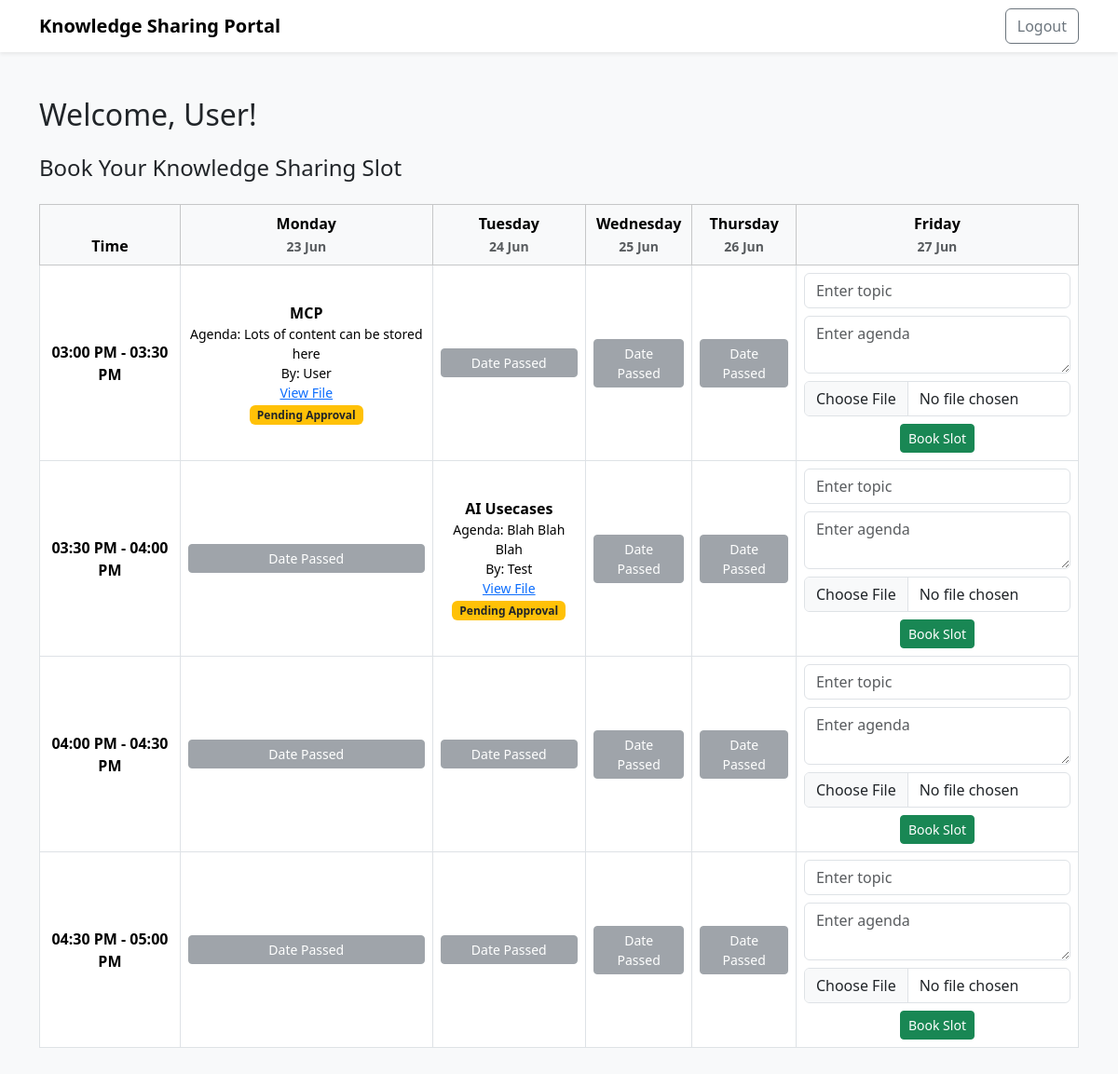
/dashboard (signed in), run on the app's committed database.
### tables this page shows
CREATE TABLE users (
        id INTEGER PRIMARY KEY AUTOINCREMENT,
        name TEXT NOT NULL,
        email TEXT UNIQUE NOT NULL,
        password TEXT NOT NULL,
        role TEXT NOT NULL DEFAULT 'user'
    );

CREATE TABLE slots (
        id INTEGER PRIMARY KEY AUTOINCREMENT,
        date TEXT NOT NULL,
        time TEXT NOT NULL,
        topic TEXT,
        agenda TEXT,
        presenter_id INTEGER,
        presenter_name TEXT,
        status TEXT NOT NULL DEFAULT 'available',
        approved_by_id INTEGER,
        approved_by_name TEXT,
        file_path TEXT,
        FOREIGN KEY (presenter_id) REFERENCES users(id),
        FOREIGN KEY (approved_by_id) REFERENCES users(id)
    );

### app.py (the view)
@app.route('/dashboard')
@token_required
def dashboard():
    db = get_db()
    user_email = g.get('user')
    user = db.execute('SELECT * FROM users WHERE email = ?', (user_email,)).fetchone()
    week_dates = get_week_dates()
    time_slots = get_time_slots()
    for day in week_dates:
        for slot_time in time_slots:
            slot_date = day.strftime('%Y-%m-%d')
            slot_time_str = slot_time.strftime('%H:%M')
            exists = db.execute('SELECT 1 FROM slots WHERE date = ? AND time = ?', (slot_date, slot_time_str)).fetchone()
            if not exists:
                db.execute('INSERT INTO slots (date, time) VALUES (?, ?)', (slot_date, slot_time_str))
    db.commit()
    slots = db.execute('SELECT * FROM slots WHERE date IN ({}) ORDER BY date, time'.format(
        ','.join(['?']*len(week_dates))), [d.strftime('%Y-%m-%d') for d in week_dates]).fetchall()
    slots_lookup = {}
    booked_dates = set()
    for slot in slots:
        slots_lookup[(slot['date'], slot['time'])] = slot
        if slot['status'] in ('booked', 'approved'):
            booked_dates.add(slot['date'])
    today_str = date.today().strftime('%Y-%m-%d')
    now_str = datetime.datetime.now().strftime('%H:%M')
    return render_template('dashboard.html', user=user, slots_lookup=slots_lookup, week_dates=week_dates, time_slots=time_slots, booked_dates=booked_dates, today_str=today_str, now_str=now_str)

### app.py (called while the page is built)
def get_db():
    if 'db' not in g:
        g.db = sqlite3.connect(app.config['DATABASE'])
        g.db.row_factory = sqlite3.Row
    return g.db

def token_required(f):
    @wraps(f)
    def decorated(*args, **kwargs):
        token = request.cookies.get('token')
        if not token:
            return redirect(url_for('login'))
        try:
            data = jwt.decode(token, app.config['SECRET_KEY'], algorithms=["HS256"])
            g.user = data['email']
        except Exception:
            return redirect(url_for('login'))
        return f(*args, **kwargs)
    return decorated

def get_week_dates():
    today = date.today()
    start = today - timedelta(days=today.weekday())  # Monday
    return [start + timedelta(days=i) for i in range(5)]  # Mon-Fri

def get_time_slots():
    return [dtime(hour=15, minute=0), dtime(hour=15, minute=30), dtime(hour=16, minute=0), dtime(hour=16, minute=30)]

### templates/dashboard.html (shortened to what this page needs)
<!DOCTYPE html>
<html lang="en">
<head>
    <link href="https://cdn.jsdelivr.net/npm/bootstrap@5.3.2/dist/css/bootstrap.min.css" rel="stylesheet">
</head>
<body class="bg-light" style="min-height: 100vh;">
    <nav class="navbar navbar-expand-lg navbar-light bg-white shadow-sm">
        <div class="container">
            <a class="navbar-brand fw-bold" href="#">Knowledge Sharing Portal</a>
            <div class="d-flex">
                <a href="/logout" class="btn btn-outline-secondary">Logout</a>
            </div>
        </div>
    </nav>
    <div class="container py-5">
        <h2 class="mb-4">Welcome, {{ user['name'] }}!</h2>
        <h4 class="mb-4">Book Your Knowledge Sharing Slot</h4>
        <div class="table-responsive">
            <table class="table table-bordered align-middle text-center bg-white">
                <thead class="table-light">
                    <tr>
                        <th>Time</th>
                        {% for d in week_dates %}
                        <th>{{ d.strftime('%A') }}<br><span class="text-muted small">{{ d.strftime('%d %b') }}</span></th>
                        {% endfor %}
                    </tr>
                </thead>
                <tbody>
                    {% for t in time_slots %}
                    <tr>
                        <th scope="row">{{ t.strftime('%I:%M %p') }} - {{ (t.replace(minute=t.minute+30) if t.minute==0 else t.replace(hour=t.hour+1, minute=0)).strftime('%I:%M %p') }}</th>
                        {% for d in week_dates %}
                        {% set slot = slots_lookup.get((d.strftime('%Y-%m-%d'), t.strftime('%H:%M'))) %}
                        <td class="
                            {% if slot and slot['status'] == 'available' %}slot-available
                            {% elif slot and slot['status'] == 'booked' %}slot-booked
                            {% elif slot and slot['status'] == 'approved' %}slot-approved
                            {% endif %}">
                            {% if slot %}
                                {% if slot['status'] == 'available' %}
                                    {% if d.strftime('%Y-%m-%d') < today_str %}
                                        <button class="btn btn-secondary btn-sm w-100" disabled>Date Passed</button>
                                    {% elif d.strftime('%Y-%m-%d') == today_str and t.strftime('%H:%M') < now_str %}
                                        <button class="btn btn-secondary btn-sm w-100" disabled>Time Passed</button>
                                    {% elif d.strftime('%Y-%m-%d') in booked_dates %}
                                        <button class="btn btn-secondary btn-sm w-100" disabled>Slot Unavailable</button>
                                    {% else %}
                                        <form method="POST" action="/book-slot" enctype="multipart/form-data">
                                            <input type="text" name="topic" class="form-control mb-2" placeholder="Enter topic" required>
                                            <textarea name="agenda" class="form-control mb-2" placeholder="Enter agenda" rows="2" required></textarea>
                                            <input type="file" name="file" class="form-control mb-2">
                                            <button type="submit" class="btn btn-success btn-sm">Book Slot</button>
                                        </form>
                                    {% endif %}
                                {% else %}
                                    <div class="fw-bold">{{ slot['topic'] }}</div>
                                    <div class="small">Agenda: {{ slot['agenda'] }}</div>
                                    <div class="small">By: {{ slot['presenter_name'] }}</div>
                                    {% if slot['file_path'] %}
                                        <div class="small"><a href="/{{ slot['file_path'] }}" target="_blank">View File</a></div>
                                    {% endif %}
                                    {% if slot['status'] == 'booked' %}
                                        <span class="badge bg-warning text-dark">Pending Approval</span>
                                    {% elif slot['status'] == 'approved' %}
                                        <span class="badge bg-success">Approved by {{ slot['approved_by_id'] }}</span>
                                    {% endif %}
                                {% endif %}
                            {% else %}
                                <span class="text-muted">N/A</span>
                            {% endif %}
                        </td>
                        {% endfor %}
                    </tr>
                    {% endfor %}
                </tbody>
            </table>
        </div>
    </div>
</body>
</html>

### templates/dashboard.html (style rules this page uses)
.slot-available { background: #f8f9fa; }
.slot-booked { background: #fff3cd; }

### data on the page
users: name "User"
slots: topic "MCP", agenda "Lots of content can be stored here", presenter_name "User"
slots: topic "AI Usecases", agenda "Blah Blah Blah", presenter_name "Test"

### other printed values
{{ d.strftime('%A') }} "Monday" "Tuesday" "Wednesday" "Thursday" "Friday"
{{ d.strftime('%d %b') }} "23 Jun" "24 Jun" "25 Jun" "26 Jun" "27 Jun"
{{ t.strftime('%I:%M %p') }} "03:00 PM" "03:30 PM" "04:00 PM" "04:30 PM"
